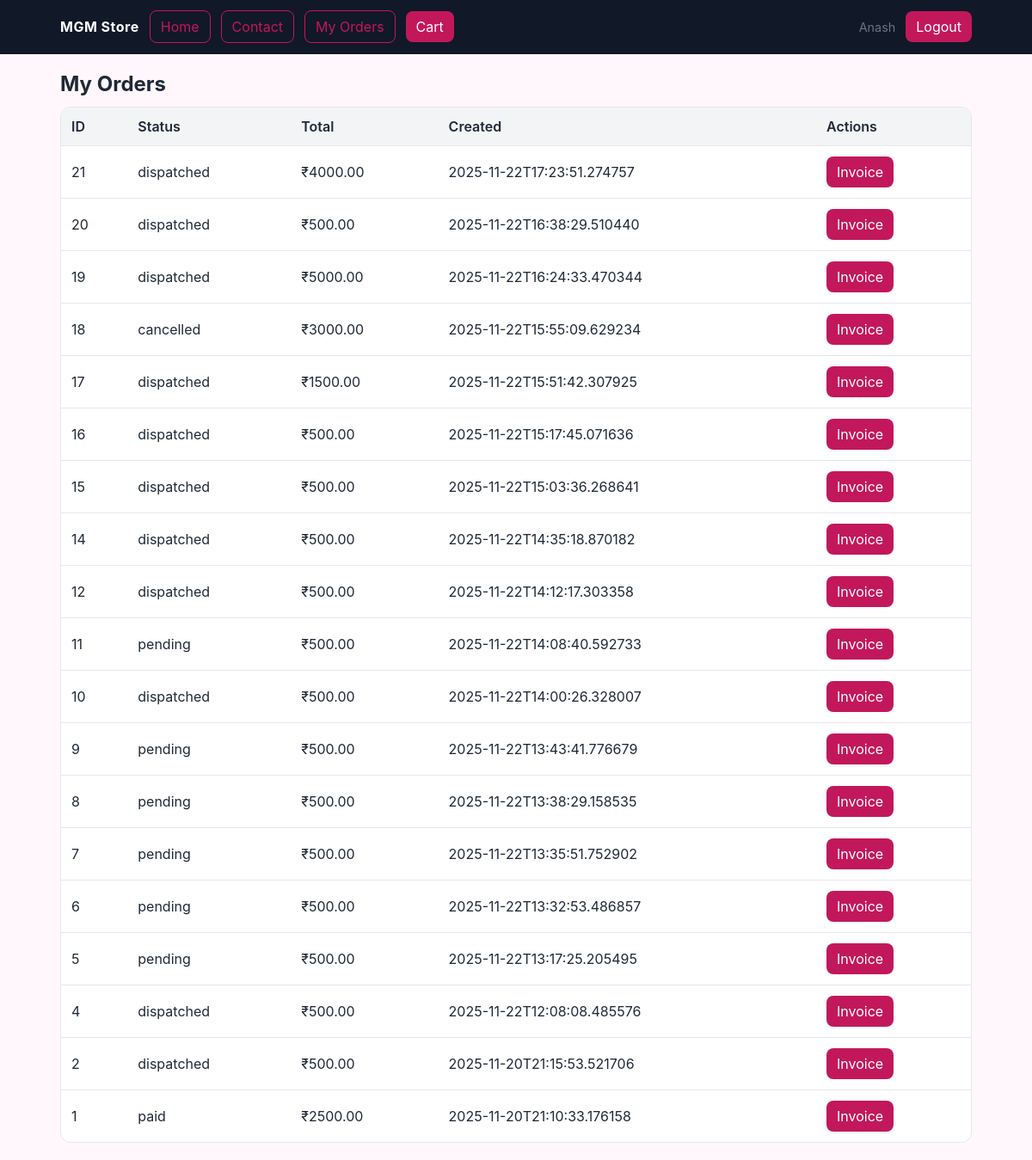
Screenshot of /my-orders (signed in) with the database file from the repository.
### tables this page shows
CREATE TABLE users (
            id INTEGER PRIMARY KEY AUTOINCREMENT,
            name TEXT,
            email TEXT UNIQUE,
            phone TEXT UNIQUE,
            password_hash TEXT,
            role TEXT,
            created_at TEXT
        );

CREATE TABLE orders (
            id INTEGER PRIMARY KEY AUTOINCREMENT,
            customer_id INTEGER,
            status TEXT,
            total REAL,
            created_at TEXT, shipping_address TEXT, door_no TEXT, street TEXT, landmark TEXT, place TEXT, district TEXT, state TEXT, alt_mobile TEXT, pincode TEXT,
            FOREIGN KEY(customer_id) REFERENCES users(id)
        );

### app.py (the view)
@app.route("/my-orders")
def my_orders():
    u = current_user()
    if not u:
        flash("Login required")
        return redirect(url_for("login"))
    conn = get_db()
    cur = conn.cursor()
    cur.execute("SELECT * FROM orders WHERE customer_id=? ORDER BY id DESC", (u["id"],))
    orders = cur.fetchall()
    conn.close()
    return render_template("my_orders.html", orders=orders)

### app.py (called while the page is built)
def get_db():
    conn = sqlite3.connect(DB_PATH)
    conn.row_factory = sqlite3.Row
    return conn

def current_user():
    uid = session.get("user_id")
    if not uid:
        return None
    conn = get_db()
    cur = conn.cursor()
    cur.execute("SELECT * FROM users WHERE id=?", (uid,))
    u = cur.fetchone()
    conn.close()
    return u

@app.context_processor
def inject_user():
    return {"user": current_user()}

@app.before_request
def ensure_db():
    init_db()

### templates/my_orders.html
{% extends 'base.html' %}
{% block content %}
<h2 class="section-title">My Orders</h2>
<table class="table">
    <tr><th>ID</th><th>Status</th><th>Total</th><th>Created</th><th>Actions</th></tr>
    {% for o in orders %}
    <tr>
        <td>{{ o['id'] }}</td>
        <td>{{ o['status'] }}</td>
        <td>₹{{ '%.2f'|format(o['total']) }}</td>
        <td>{{ o['created_at'] }}</td>
        <td>
            <a class="btn" href="/order/{{ o['id'] }}/invoice">Invoice</a>
        </td>
    </tr>
    {% endfor %}
</table>
{% endblock %}

### templates/base.html (shortened to what this page needs)
<!doctype html>
<html>
<head>
    <link rel="stylesheet" href="{{ url_for('static', filename='styles.css') }}">
    {% set is_admin = user and user['role']=='admin' %}
</head>
<body>
<header class="header">
    <nav class="nav">
        <a href="{{ url_for('index') }}" class="logo">MGM Store</a>
        <a href="{{ url_for('index') }}" class="btn btn-outline">Home</a>
        <a href="{{ url_for('contact') }}" class="btn btn-outline">Contact</a>
        {% if user and user['role']=='customer' %}
            <a href="{{ url_for('my_orders') }}" class="btn btn-outline">My Orders</a>
        {% endif %}
        <a href="{{ url_for('view_cart') }}" class="btn">Cart{% if session.get('cart') %} <span class="badge">{{ (session.get('cart')|length) }}</span>{% endif %}</a>
        {% if user %}
            <span class="meta">{{ user['name'] }}</span>
            <a href="{{ url_for('logout') }}" class="btn">Logout</a>
        {% else %}
            <a href="{{ url_for('signup') }}" class="btn btn-outline">Signup</a>
            <a href="{{ url_for('login') }}" class="btn">Login</a>
        {% endif %}
    </nav>
    </header>
<div class="container">
    {% block content %}{% endblock %}
</div>
</body>
</html>

### static/styles.css (style rules this page uses)
:root { --primary:#c2185b; --primary-dark:#9c154a; --danger:#d32f2f; --bg:#fff7fb; --text:#1f2937; --muted:#6b7280; --border:#e5e7eb; --card:#ffffff; }
* { box-sizing:border-box }
html,body { height:100% }
body { margin:0;font-family:Inter,system-ui,Arial,sans-serif;color:var(--text);background:var(--bg) }
.header { position:sticky;top:0;background:#111827;color:#fff;border-bottom:1px solid #0f172a;z-index:10 }
.nav { display:flex;align-items:center;gap:12px;padding:12px 20px;max-width:1100px;margin:0 auto;flex-wrap:wrap }
.nav a.logo { font-weight:700;color:#fff;text-decoration:none;letter-spacing:.5px }
.container { max-width:1100px;margin:0 auto;padding:20px }
.btn { display:inline-block;padding:8px 12px;border-radius:8px;background:var(--primary);color:#fff;text-decoration:none;border:none;cursor:pointer;transition:.2s }
.btn-outline { background:transparent;color:var(--primary);border:1px solid var(--primary) }
.meta { color:var(--muted);font-size:.9rem }
.table { width:100%;border-collapse:separate;border-spacing:0;background:var(--card);border:1px solid var(--border);border-radius:12px;overflow:hidden }
.table th,.table td { padding:12px;border-bottom:1px solid var(--border) }
.table th { background:#f3f4f6;text-align:left;font-weight:600 }
.table tr:last-child td { border-bottom:none }
.section-title { margin:0 0 12px }

### rows the page displays
users: name "Anash"
orders: id "21", status "dispatched", total "4000.00", created_at "2025-11-22T17:23:51.274757"
orders: id "20", status "dispatched", total "500.00", created_at "2025-11-22T16:38:29.510440"
orders: id "19", status "dispatched", total "5000.00", created_at "2025-11-22T16:24:33.470344"
orders: id "18", status "cancelled", total "3000.00", created_at "2025-11-22T15:55:09.629234"
orders: id "17", status "dispatched", total "1500.00", created_at "2025-11-22T15:51:42.307925"
orders: id "16", status "dispatched", total "500.00", created_at "2025-11-22T15:17:45.071636"
orders: id "15", status "dispatched", total "500.00", created_at "2025-11-22T15:03:36.268641"
orders: id "14", status "dispatched", total "500.00", created_at "2025-11-22T14:35:18.870182"
orders: id "12", status "dispatched", total "500.00", created_at "2025-11-22T14:12:17.303358"
orders: id "11", status "pending", total "500.00", created_at "2025-11-22T14:08:40.592733"
orders: id "10", status "dispatched", total "500.00", created_at "2025-11-22T14:00:26.328007"
orders: id "9", status "pending", total "500.00", created_at "2025-11-22T13:43:41.776679"
orders: id "8", status "pending", total "500.00", created_at "2025-11-22T13:38:29.158535"
orders: id "7", status "pending", total "500.00", created_at "2025-11-22T13:35:51.752902"
orders: id "6", status "pending", total "500.00", created_at "2025-11-22T13:32:53.486857"
orders: id "5", status "pending", total "500.00", created_at "2025-11-22T13:17:25.205495"
orders: id "4", status "dispatched", total "500.00", created_at "2025-11-22T12:08:08.485576"
orders: id "2", status "dispatched", total "500.00", created_at "2025-11-20T21:15:53.521706"
orders: id "1", status "paid", total "2500.00", created_at "2025-11-20T21:10:33.176158"
